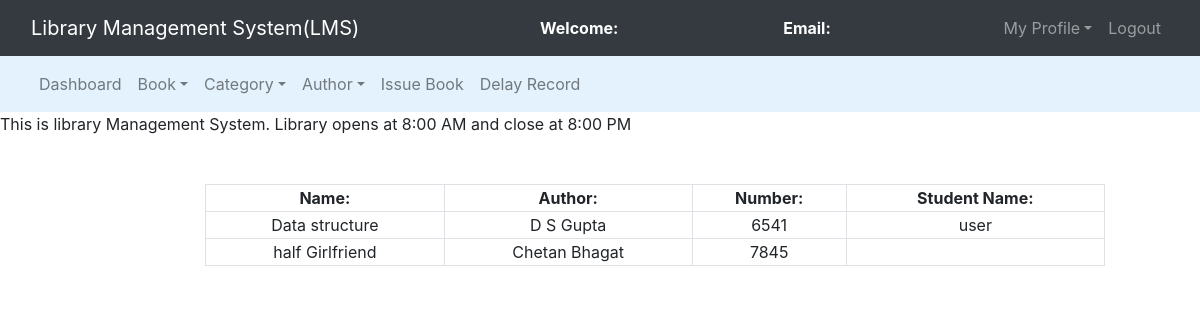
The page /admin/view_issued_book.php on the database as committed earlier.
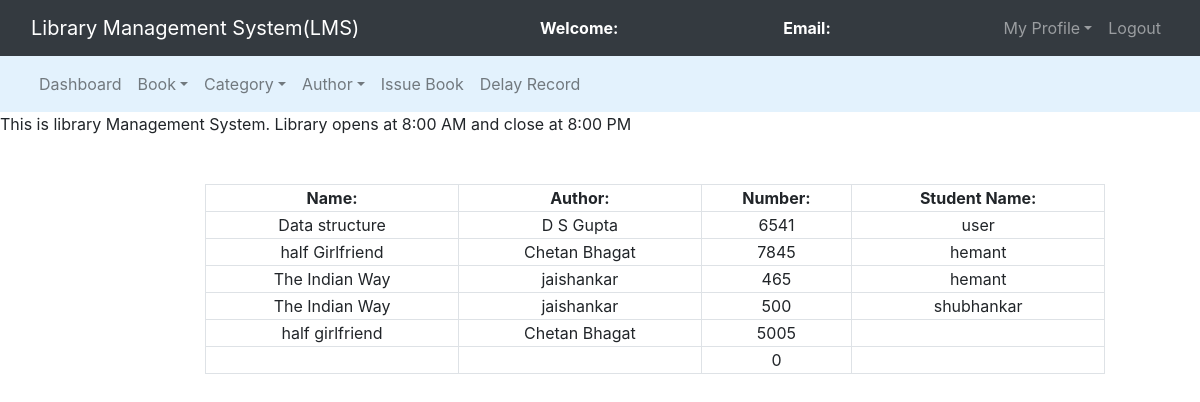
The same page on the database as committed later.
### tables this page shows
CREATE TABLE `issued_books` (
  `s_no` int(11) NOT NULL,
  `book_no` int(11) NOT NULL,
  `book_name` varchar(200) NOT NULL,
  `book_author` varchar(200) NOT NULL,
  `student_id` int(11) NOT NULL,
  `status` int(11) NOT NULL,
  `issue_date` date NOT NULL DEFAULT current_timestamp()
);

CREATE TABLE `users` (
  `id` int(11) NOT NULL,
  `name` varchar(50) NOT NULL,
  `email` varchar(100) NOT NULL,
  `password` varchar(100) NOT NULL,
  `mobile` int(10) NOT NULL,
  `address` varchar(250) NOT NULL
);

### admin/view_issued_book.php (the view, shortened to what this page needs)
<?php
	$connection = mysqli_connect("localhost","root","");
	$query = "select issued_books.book_name,issued_books.book_author,issued_books.book_no,users.name from issued_books left join users on issued_books.student_id = users.id";
?>
<!DOCTYPE html>
<html>
<head>
	<link rel="stylesheet" type="text/css" href="../bootstrap-4.4.1/css/bootstrap.min.css">
</head>
<body>
	<nav class="navbar navbar-expand-lg navbar-dark bg-dark">
		<div class="container-fluid">
			<div class="navbar-header">
				<a class="navbar-brand" href="index.php">Library Management System(LMS)</a>
			</div>
			<font style="color: white"><span><strong>Welcome: <?php echo $_SESSION['name'];?></strong></span></font>
			<font style="color: white"><span><strong>Email: <?php echo $_SESSION['email'];?></strong></span></font>
			<ul class="nav navbar-nav navbar-right">
				<li class="nav-item dropdown">
					<a class="nav-link dropdown-toggle" data-toggle="dropdown">My Profile</a>
				</li>
				<li class="nav-item"><a class="nav-link" href="../logout.php">Logout</a></li>
			</ul>
		</div>
	</nav>
<nav class="navbar navbar-expand-lg navbar-light" style="background-color: #e3f2fd">
	<div class="container-fluid">
		<ul class="nav navbar-nav navbar-center">
			<li class="nav-item">
				<a href="admin_dashboard.php" class="nav-link">Dashboard</a>
			</li>
			<li class="nav-item dropdown">
				<a class="nav-link dropdown-toggle" data-toggle="dropdown">Book</a>
			</li>
			<li class="nav-item dropdown">
				<a class="nav-link dropdown-toggle" data-toggle="dropdown">Category</a>
			</li>
			<li class="nav-item dropdown">
				<a class="nav-link dropdown-toggle" data-toggle="dropdown">Author</a>
			</li>
			<li class="nav-item">
				<a href="issue_book.php" class="nav-link">Issue Book</a>
			</li>
			<li class="nav-item">
				<a href="delay_display.php" class="nav-link">Delay Record</a>
			</li>
		</ul>
	</div>
</nav>
<span><marquee>This is library Management System. Library opens at 8:00 AM and close at 8:00 PM</marquee></span><br><br>
<div class="row">
	<div class="col-md-2"></div>
	<div class="col-md-8">
		<form>
			<table class="table-bordered" width="900px" style="text-align: center">
				<tr>
					<th>Name:</th>
					<th>Author:</th>
					<th>Number:</th>
					<th>Student Name:</th>
				</tr>
				<?php
					$query_run = mysqli_query($connection,$query);
					while($row = mysqli_fetch_assoc($query_run)){
						$book_name = $row['book_name'];
						$book_author = $row['book_author'];
						$book_no = $row['book_no'];
						$student_name = $row['name'];
				?>
						<tr>
							<td><?php echo $book_name;?></td>
							<td><?php echo $book_author;?></td>
							<td><?php echo $book_no;?></td>
							<td><?php echo $student_name;?></td>
						</tr>
						<?php
					}
				?>
			</table>
		</form>
	</div>
	<div class="col-md-2"></div>
</div>
</body>
</html>

Rows that differ between the two databases and show on the page:
changed issued_books "half Girlfriend": users.name (not shown) → "hemant"
added issued_books: book_name "The Indian Way", book_author "jaishankar", book_no "465", users.name "hemant"
added issued_books: book_name "The Indian Way", book_author "jaishankar", book_no "500", users.name "shubhankar"
added issued_books: book_name "half girlfriend", book_author "Chetan Bhagat", book_no "5005"
added issued_books: book_no "0"
